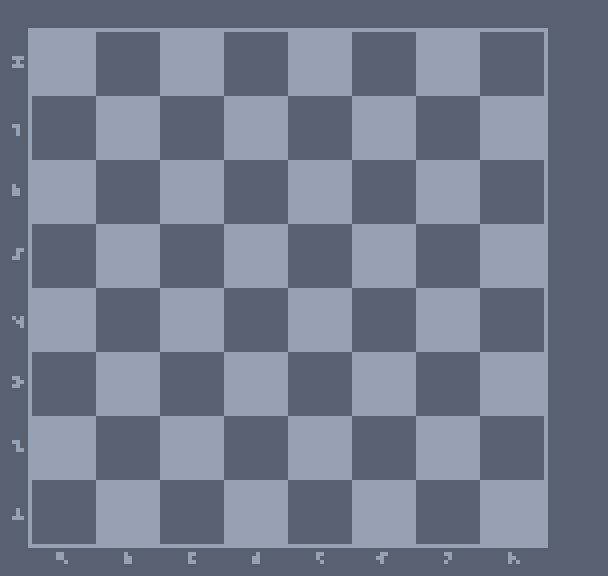

This game map was drawn from its Tiled (.tmx) file and the tilesets committed beside it. A one-line description and the trimmed map source follow:
An orthogonal 19x18 tile map with 32x32 px tiles, 1 tile layer (Board) and 32 objects (16x pawn, 4x rook, 4x knight, 4x bishop, 2x queen, ...).

<map version="1.10" tiledversion="1.11.0" orientation="orthogonal" renderorder="right-down" width="19" height="18" tilewidth="32" tileheight="32" infinite="0" nextlayerid="12" nextobjectid="81">
 <tileset firstgid="1" name="board_plain_03" tilewidth="32" tileheight="32" tilecount="342" columns="19">
  <image source="board_plain_03.png" width="608" height="576" />
 </tileset>
 <layer id="9" name="Board" width="19" height="18">
  <properties>
   <property name="Draw" value="true" />
  </properties>
  <data>[342 cells, 342 non-empty, 342 distinct tile ids]</data>
 </layer>
 <objectgroup id="10" name="Pieces">
  <object id="25" type="pawn" x="32" y="416" width="64" height="64">
   <properties>
    <property name="Color" value="white" />
   </properties>
  </object>
  <object id="27" type="pawn" x="96" y="416" width="64" height="64">
   <properties>
    <property name="Color" value="white" />
   </properties>
  </object>
  <object id="30" type="pawn" x="160" y="416" width="64" height="64">
   <properties>
    <property name="Color" value="white" />
   </properties>
  </object>
  <object id="31" type="pawn" x="224" y="416" width="64" height="64">
   <properties>
    <property name="Color" value="white" />
   </properties>
  </object>
  <object id="33" type="pawn" x="288" y="416" width="64" height="64">
   <properties>
    <property name="Color" value="white" />
   </properties>
  </object>
  <object id="35" type="pawn" x="352" y="416" width="64" height="64">
   <properties>
    <property name="Color" value="white" />
   </properties>
  </object>
  <object id="36" type="pawn" x="416" y="416" width="64" height="64">
   <properties>
    <property name="Color" value="white" />
   </properties>
  </object>
  <object id="38" type="pawn" x="480" y="416" width="64" height="64">
   <properties>
    <property name="Color" value="white" />
   </properties>
  </object>
  <object id="39" type="rook" x="32" y="480" width="64" height="64">
   <properties>
    <property name="Color" value="white" />
   </properties>
  </object>
  <object id="41" type="knight" x="96" y="480" width="64" height="64">
   <properties>
    <property name="Color" value="white" />
   </properties>
  </object>
  <object id="42" type="bishop" x="160" y="480" width="64" height="64">
   <properties>
    <property name="Color" value="white" />
   </properties>
  </object>
  <object id="43" type="queen" x="224" y="480" width="64" height="64">
   <properties>
    <property name="Color" value="white" />
   </properties>
  </object>
  <object id="44" type="king" x="288" y="480" width="64" height="64">
   <properties>
    <property name="Color" value="white" />
   </properties>
  </object>
  <object id="45" type="bishop" x="352" y="480" width="64" height="64">
   <properties>
    <property name="Color" value="white" />
   </properties>
  </object>
  <object id="46" type="knight" x="416" y="480" width="64" height="64">
   <properties>
    <property name="Color" value="white" />
   </properties>
  </object>
  <object id="47" type="rook" x="480" y="480" width="64" height="64">
   <properties>
    <property name="Color" value="white" />
   </properties>
  </object>
  <object id="65" type="pawn" x="32" y="96" width="64" height="64">
   <properties>
    <property name="Color" value="black" />
   </properties>
  </object>
  <object id="66" type="pawn" x="96" y="96" width="64" height="64">
   <properties>
    <property name="Color" value="black" />
   </properties>
  </object>
  <object id="67" type="pawn" x="160" y="96" width="64" height="64">
   <properties>
    <property name="Color" value="black" />
   </properties>
  </object>
  <object id="68" type="pawn" x="224" y="96" width="64" height="64">
   <properties>
    <property name="Color" value="black" />
   </properties>
  </object>
  <object id="69" type="pawn" x="288" y="96" width="64" height="64">
   <properties>
    <property name="Color" value="black" />
   </properties>
  </object>
  <object id="70" type="pawn" x="352" y="96" width="64" height="64">
   <properties>
    <property name="Color" value="black" />
   </properties>
  </object>
  <object id="71" type="pawn" x="416" y="96" width="64" height="64">
   <properties>
    <property name="Color" value="black" />
   </properties>
  </object>
  <object id="72" type="pawn" x="480" y="96" width="64" height="64">
   <properties>
    <property name="Color" value="black" />
   </properties>
  </object>
  <object id="73" type="rook" x="32" y="32" width="64" height="64">
   <properties>
    <property name="Color" value="black" />
   </properties>
  </object>
  <object id="74" type="knight" x="96" y="32" width="64" height="64">
   <properties>
    <property name="Color" value="black" />
   </properties>
  </object>
  <object id="75" type="bishop" x="160" y="32" width="64" height="64">
   <properties>
    <property name="Color" value="black" />
   </properties>
  </object>
  <object id="76" type="queen" x="224" y="32" width="64" height="64">
   <properties>
    <property name="Color" value="black" />
   </properties>
  </object>
  <object id="77" type="king" x="288" y="32" width="64" height="64">
   <properties>
    <property name="Color" value="black" />
   </properties>
  </object>
  <object id="78" type="bishop" x="352" y="32" width="64" height="64">
   <properties>
    <property name="Color" value="black" />
   </properties>
  </object>
  <object id="79" type="knight" x="416" y="32" width="64" height="64">
   <properties>
    <property name="Color" value="black" />
   </properties>
  </object>
  <object id="80" type="rook" x="480" y="32" width="64" height="64">
   <properties>
    <property name="Color" value="black" />
   </properties>
  </object>
 </objectgroup>
</map>